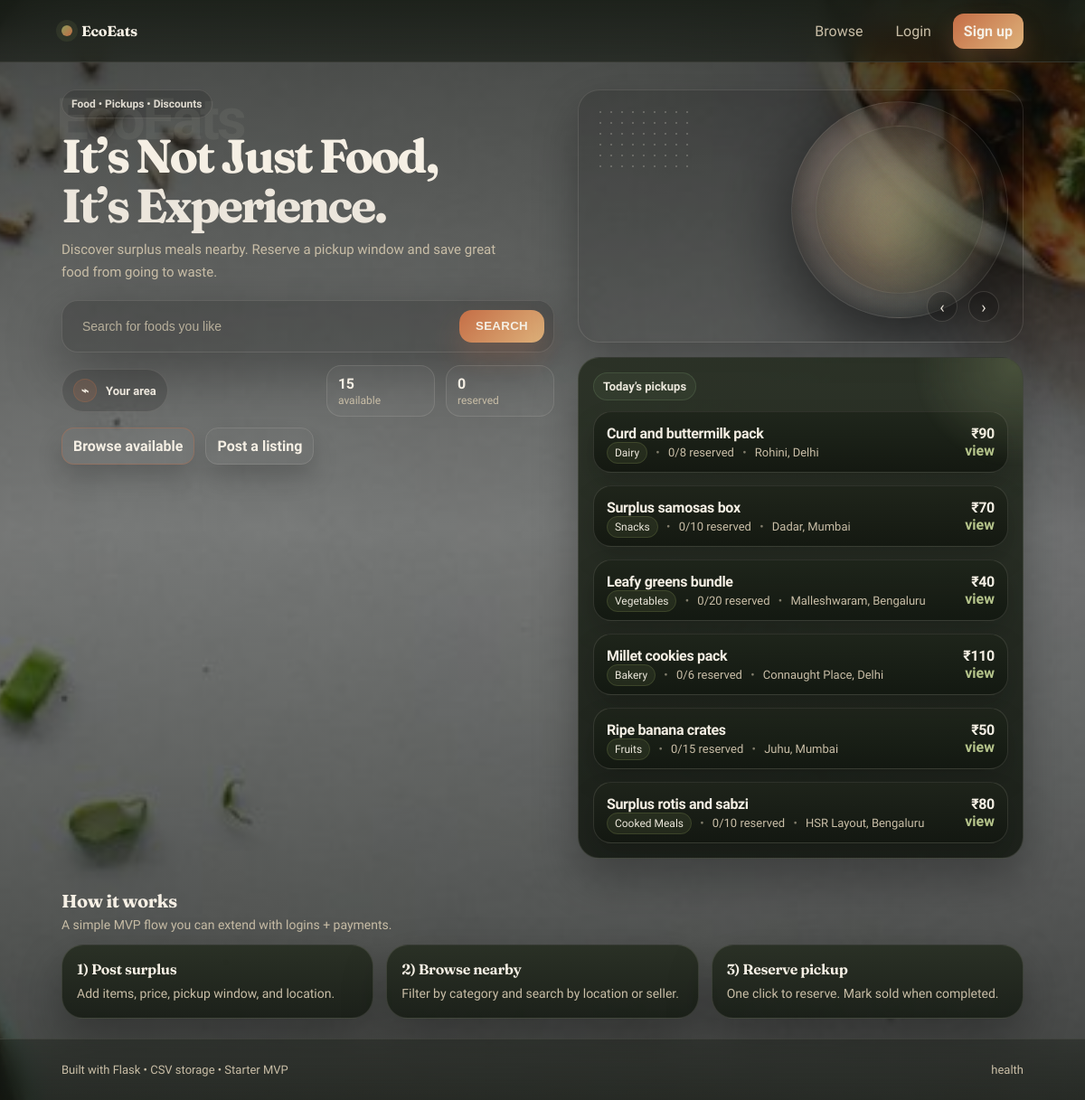
The page / on the database its author committed.
### db.py (models this page shows)
class Listing(db.Model):
    __tablename__ = "listings"
    id = db.Column(db.String(32), primary_key=True)
    seller_id = db.Column(db.Integer, db.ForeignKey("users.id"), nullable=True, index=True)
    title = db.Column(db.String(140), nullable=False)
    category = db.Column(db.String(60), nullable=False)
    price = db.Column(db.String(20), nullable=False)
    quantity = db.Column(db.Integer, nullable=False, default=1)
    pickup_start = db.Column(db.String(32), nullable=False)  # ISO-like string (from datetime-local)
    pickup_end = db.Column(db.String(32), nullable=False)
    location = db.Column(db.String(140), nullable=False)
    seller_name = db.Column(db.String(140), nullable=False, default="")
    seller_contact = db.Column(db.String(140), nullable=False, default="")
    status = db.Column(db.String(16), nullable=False, default="available", index=True)
    created_at = db.Column(db.DateTime, nullable=False, default=lambda: datetime.now(timezone.utc), index=True)
    seller = db.relationship("User", lazy="joined", foreign_keys=[seller_id])

### app.py (the view)
    @app.get("/")
    def home():
        listings = Listing.query.order_by(Listing.created_at.desc()).all()
        active_counts = get_active_reservation_counts([l.id for l in listings])
        active = [l for l in listings if l.status == "available"]
        return render_template(
            "index.html",
            stats={
                "total": len(listings),
                "available": len(active),
                "reserved": len([l for l in listings if l.status == "reserved"]),
            },
            latest=active[:6],
            active_reservation_counts=active_counts,
        )

### app.py (called while the page is built)
def get_active_reservation_counts(listing_ids: list[str]) -> dict[str, int]:
    if not listing_ids:
        return {}
    rows = (
        db.session.query(Reservation.listing_id, db.func.count(Reservation.id))
        .filter(Reservation.listing_id.in_(listing_ids), Reservation.status == "active")
        .group_by(Reservation.listing_id)
        .all()
    )
    return {listing_id: count for listing_id, count in rows}

### templates/index.html (shortened to what this page needs)
{% extends "base.html" %}
{% block content %}
  <section class="landingHero">
    <div class="landingHero__left">
      <div class="landingHero__bgText" aria-hidden="true">EcoEats</div>
      <div class="landingHero__kicker">Food • Pickups • Discounts</div>
      <h1 class="landingHero__title">
        It’s Not Just Food,<br />
        <span class="landingHero__titleAccent">It’s Experience.</span>
      </h1>
      <p class="landingHero__subtitle">
        Discover surplus meals nearby. Reserve a pickup window and save great food from going to waste.
      </p>
      <form class="searchBar" method="get" action="{{ url_for('listings') }}">
        <input
          id="homeSearch"
          class="searchBar__input"
          name="q"
          placeholder="Search for foods you like"
          autocomplete="off"
        />
        <button class="searchBar__button" type="submit">Search</button>
      </form>
      <div class="landingHero__meta">
        <div class="locationPill">
          <span class="locationPill__icon" aria-hidden="true">⌁</span>
          <span class="locationPill__text">Your area</span>
        </div>
        <div class="miniStats" aria-label="Listing counts">
          <div class="miniStat">
            <div class="miniStat__num">{{ stats.available }}</div>
            <div class="miniStat__label">available</div>
          </div>
          <div class="miniStat">
            <div class="miniStat__num">{{ stats.reserved }}</div>
            <div class="miniStat__label">reserved</div>
          </div>
        </div>
      </div>
      <div class="landingHero__ctaRow">
        <a class="btn btn--primary" href="{{ url_for('listings') }}">Browse available</a>
        <a class="btn btn--ghost" href="{{ url_for('new_listing') }}">Post a listing</a>
      </div>
    </div>
    <div class="landingHero__right">
      <div class="heroArt" role="img" aria-label="Featured dish illustration">
        <div class="heroArt__dots" aria-hidden="true"></div>
        <div class="heroArt__plate" aria-hidden="true"></div>
        <div class="heroArt__arrows" aria-hidden="true">
          <span class="heroArt__arrow">‹</span>
          <span class="heroArt__arrow">›</span>
        </div>
      </div>
      <div class="card card--glow landingHero__pickupCard">
        <div class="pill">Today’s pickups</div>
        {% if latest %}
          <div class="grid grid--stack">
            {% for l in latest %}
              <div class="listingRow">
                <div class="listingRow__main">
                  <div class="listingRow__title">{{ l.title }}</div>
                  <div class="listingRow__meta">
                    <span class="tag">{{ l.category }}</span>
                      {% set active_count = active_reservation_counts.get(l.id, 0) %}
                      {% if l.quantity > 1 or active_count %}
                        <span class="dot">•</span>
                        <span class="muted">{{ active_count }}/{{ l.quantity }} reserved</span>
                      {% endif %}
                    <span class="dot">•</span>
                    <span>{{ l.location }}</span>
                  </div>
                </div>
                <div class="listingRow__right">
                  <div class="price">{{ l.price }}</div>
                  <a class="link" href="{{ url_for('listings', q=l.title) }}">view</a>
                </div>
              </div>
            {% endfor %}
          </div>
        {% else %}
          <p class="muted">No listings yet. Post the first one.</p>
        {% endif %}
      </div>
    </div>
  </section>
  <section class="section">
    <div class="section__head">
      <h2 class="section__title">How it works</h2>
      <p class="section__subtitle">A simple MVP flow you can extend with logins + payments.</p>
    </div>
    <div class="grid grid--3">
      <div class="card">
        <div class="card__title">1) Post surplus</div>
        <div class="card__body">Add items, price, pickup window, and location.</div>
      </div>
      <div class="card">
        <div class="card__title">2) Browse nearby</div>
        <div class="card__body">Filter by category and search by location or seller.</div>
      </div>
      <div class="card">
        <div class="card__title">3) Reserve pickup</div>
        <div class="card__body">One click to reserve. Mark sold when completed.</div>
      </div>
    </div>
  </section>
{% endblock %}

### templates/base.html (shortened to what this page needs)
<!doctype html>
<html lang="en">
  <head>
    <link rel="stylesheet" href="{{ url_for('static', filename='styles.css') }}" />
  </head>
  <body>
    <header class="header">
      <div class="container header__inner">
        <a class="brand" href="{{ url_for('home') }}">
          <span class="brand__dot"></span>
          <span class="brand__name">EcoEats</span>
        </a>
        <nav class="nav">
          <a class="nav__link" href="{{ url_for('listings') }}">Browse</a>
          {% if current_user.is_authenticated %}
            {% if current_user.role == "seller" %}
              <a class="nav__link nav__link--primary" href="{{ url_for('new_listing') }}">Add listing</a>
              <a class="nav__link" href="{{ url_for('my_listings') }}">My listings</a>
            {% endif %}
            <a class="nav__link" href="{{ url_for('my_reservations') }}">My reservations</a>
            <span class="nav__pill">Hi, {{ current_user.name }}</span>
            <form class="nav__form" method="post" action="{{ url_for('logout') }}">
              <input type="hidden" name="_csrf_token" value="{{ csrf_token() }}" />
              <button class="nav__link" type="submit">Logout</button>
            </form>
          {% else %}
            <a class="nav__link" href="{{ url_for('login') }}">Login</a>
            <a class="nav__link nav__link--primary" href="{{ url_for('signup') }}">Sign up</a>
          {% endif %}
        </nav>
      </div>
    </header>
    <main class="container">
      {% block content %}{% endblock %}
    </main>
    <footer class="footer">
      <div class="container footer__inner">
        <div class="footer__copy">Built with Flask • CSV storage • Starter MVP</div>
        <div class="footer__links">
          <a href="{{ url_for('health') }}">health</a>
        </div>
      </div>
    </footer>
  </body>
</html>

### rows shown on the page
Listing: title "Curd and buttermilk pack", category "Dairy", active_count "0", quantity "8", location "Rohini, Delhi", price "₹90"
Listing: title "Surplus samosas box", category "Snacks", active_count "0", quantity "10", location "Dadar, Mumbai", price "₹70"
Listing: title "Leafy greens bundle", category "Vegetables", active_count "0", quantity "20", location "Malleshwaram, Bengaluru", price "₹40"
Listing: title "Millet cookies pack", category "Bakery", active_count "0", quantity "6", location "Connaught Place, Delhi", price "₹110"
Listing: title "Ripe banana crates", category "Fruits", active_count "0", quantity "15", location "Juhu, Mumbai", price "₹50"
Listing: title "Surplus rotis and sabzi", category "Cooked Meals", active_count "0", quantity "10", location "HSR Layout, Bengaluru", price "₹80"

### other values the page prints
{{ stats.available }} "15"
{{ stats.reserved }} "0"
